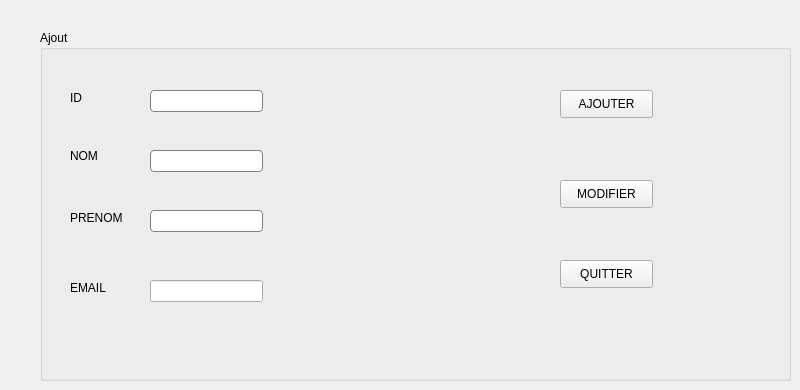
        <widget class="QWidget" name="tab_3">
         <attribute name="title">
          <string>Ajout ou Modifier client</string>
         </attribute>
         <widget class="QGroupBox" name="groupBox">
          <property name="geometry">
           <rect>
            <x>40</x>
            <y>30</y>
            <width>751</width>
            <height>351</height>
           </rect>
          </property>
          <property name="title">
           <string>Ajout</string>
          </property>
          <widget class="QLabel" name="label_4">
           <property name="geometry">
            <rect>
             <x>30</x>
             <y>60</y>
             <width>56</width>
             <height>16</height>
            </rect>
           </property>
           <property name="text">
            <string>ID</string>
           </property>
          </widget>
          <widget class="QLabel" name="label_5">
           <property name="geometry">
            <rect>
             <x>30</x>
             <y>116</y>
             <width>56</width>
             <height>20</height>
            </rect>
           </property>
           <property name="text">
            <string>NOM</string>
           </property>
          </widget>
          <widget class="QLabel" name="label_17">
           <property name="geometry">
            <rect>
             <x>30</x>
             <y>180</y>
             <width>56</width>
             <height>16</height>
            </rect>
           </property>
           <property name="text">
            <string>PRENOM</string>
           </property>
          </widget>
          <widget class="QLabel" name="label_18">
           <property name="geometry">
            <rect>
             <x>30</x>
             <y>250</y>
             <width>56</width>
             <height>16</height>
            </rect>
           </property>
           <property name="text">
            <string>EMAIL</string>
           </property>
          </widget>
          <widget class="QLineEdit" name="id_aj">
           <property name="geometry">
            <rect>
             <x>110</x>
             <y>60</y>
             <width>113</width>
             <height>22</height>
            </rect>
           </property>
           <property name="styleSheet">
            <string notr="true">QLineEdit {
padding: 1px;
border-style: solid;
border: 1px solid grey;
background:white;
border-radius: 4px;
}</string>
           </property>
          </widget>
          <widget class="QLineEdit" name="nom_aj">
           <property name="geometry">
            <rect>
             <x>110</x>
             <y>120</y>
             <width>113</width>
             <height>22</height>
            </rect>
           </property>
           <property name="styleSheet">
            <string notr="true">QLineEdit {
padding: 1px;
border-style: solid;
border: 1px solid grey;
background:white;
border-radius: 4px;
}</string>
           </property>
          </widget>
          <widget class="QLineEdit" name="prenom_aj">
           <property name="geometry">
            <rect>
             <x>110</x>
             <y>180</y>
             <width>113</width>
             <height>22</height>
            </rect>
           </property>
           <property name="styleSheet">
            <string notr="true">QLineEdit {
padding: 1px;
border-style: solid;
border: 1px solid grey;
background:white;
border-radius: 4px;
}</string>
           </property>
          </widget>
          <widget class="QLineEdit" name="email_aj">
           <property name="geometry">
            <rect>
             <x>110</x>
             <y>250</y>
             <width>113</width>
             <height>22</height>
            </rect>
           </property>
          </widget>
          <widget class="QPushButton" name="ajoutcl">
           <property name="geometry">
            <rect>
             <x>520</x>
             <y>60</y>
             <width>93</width>
             <height>28</height>
            </rect>
           </property>
           <property name="text">
            <string>AJOUTER</string>
           </property>
          </widget>
          <widget class="QPushButton" name="modifcl">
           <property name="geometry">
            <rect>
             <x>520</x>
             <y>150</y>
             <width>93</width>
             <height>28</height>
            </rect>
           </property>
           <property name="text">
            <string>MODIFIER</string>
           </property>
          </widget>
          <widget class="QPushButton" name="quittercl">
           <property name="geometry">
            <rect>
             <x>520</x>
             <y>230</y>
             <width>93</width>
             <height>28</height>
            </rect>
           </property>
           <property name="text">
            <string>QUITTER</string>
           </property>
          </widget>
         </widget>
        </widget>
